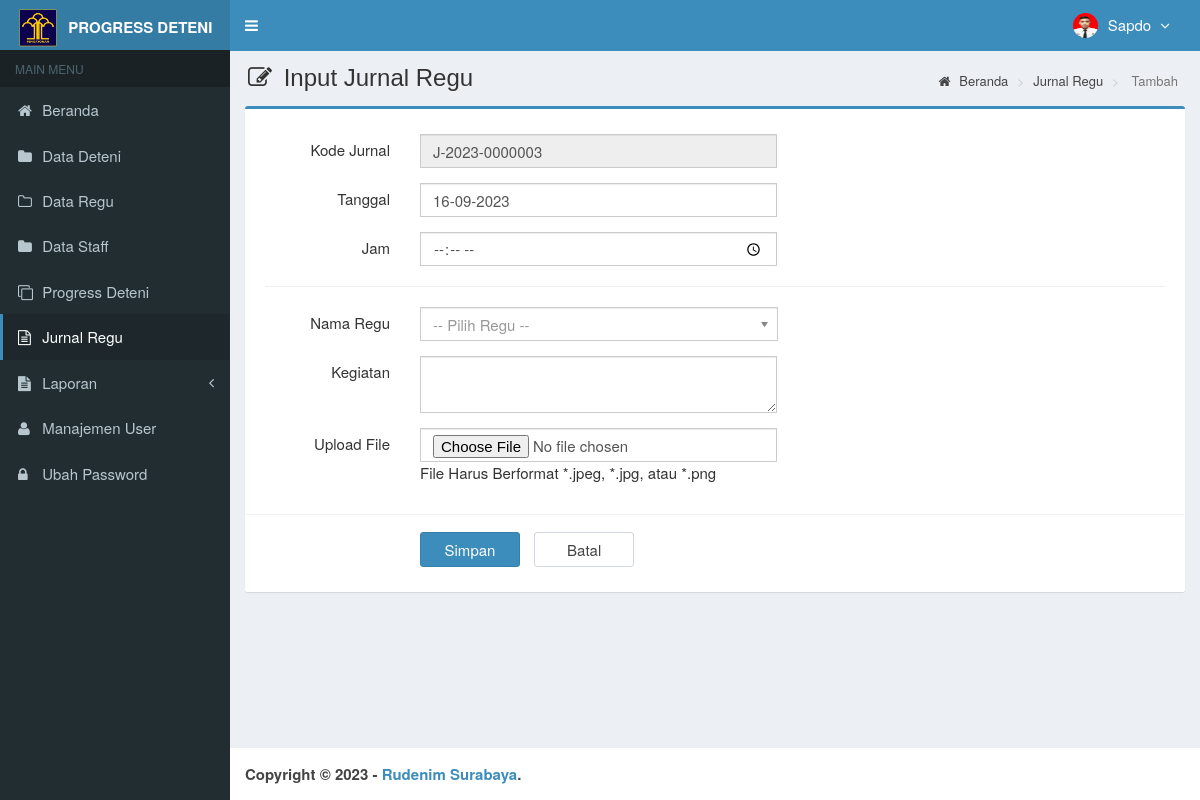
Screenshot of /main.php?module=form_kegiatan_regu&form=add (signed in) with the database file from the repository.
### tables this page shows
CREATE TABLE `is_users` (
  `id_user` int(3) NOT NULL,
  `username` varchar(50) NOT NULL,
  `nama_user` varchar(50) NOT NULL,
  `password` varchar(50) NOT NULL,
  `email` varchar(50) DEFAULT NULL,
  `telepon` varchar(13) DEFAULT NULL,
  `foto` varchar(100) DEFAULT NULL,
  `hak_akses` enum('Super Admin','Kepala','Staff') NOT NULL,
  `status` enum('aktif','blokir') NOT NULL DEFAULT 'aktif',
  `created_at` timestamp NOT NULL DEFAULT current_timestamp(),
  `updated_at` timestamp NOT NULL DEFAULT current_timestamp() ON UPDATE current_timestamp()
);

### modules/kegiatan-regu/form.php (the view, shortened to what this page needs)
<?php
if ($_GET['form'] == 'add') { ?>
  <section class="content-header">
    <h1>
      <i class="fa fa-edit icon-title"></i> Input Jurnal Regu
    </h1>
    <ol class="breadcrumb">
      <li><a href="?module=beranda"><i class="fa fa-home"></i> Beranda </a></li>
      <li><a href="?module=kegiatan_regu"> Jurnal Regu </a></li>
      <li class="active"> Tambah </li>
    </ol>
  </section>
  <section class="content">
    <div class="row">
      <div class="col-md-12">
        <div class="box box-primary">
          <form role="form" class="form-horizontal" action="modules/kegiatan-regu/proses.php?act=insert" method="POST" name="formObatMasuk" enctype="multipart/form-data">
            <div class="box-body">
              <?php
              $query_id = mysqli_query($mysqli, "SELECT RIGHT(kode_transaksi,7) as kode FROM is_regu_masuk
                                                ORDER BY kode_transaksi DESC LIMIT 1")
                or die('Ada kesalahan pada query tampil kode_transaksi : ' . mysqli_error($mysqli));
              $count = mysqli_num_rows($query_id);
              if ($count <> 0) {
                $data_id = mysqli_fetch_assoc($query_id);
                $kode    = $data_id['kode'] + 1;
              } else {
                $kode = 1;
              }
              $tahun          = date("Y");
              $buat_id        = str_pad($kode, 7, "0", STR_PAD_LEFT);
              $kode_transaksi = "J-$tahun-$buat_id";
              ?>
              <div class="form-group">
                <label class="col-sm-2 control-label">Kode Jurnal</label>
                <div class="col-sm-5">
                  <input type="text" class="form-control" name="kode_transaksi" value="<?php echo $kode_transaksi; ?>" readonly required>
                </div>
              </div>
              <div class="form-group">
                <label class="col-sm-2 control-label">Tanggal</label>
                <div class="col-sm-5">
                  <input type="text" class="form-control date-picker" data-date-format="dd-mm-yyyy" name="tanggal_masuk" autocomplete="off" value="<?php echo date("d-m-Y"); ?>" required>
                </div>
              </div>
              <div class="form-group">
                <label class="col-sm-2 control-label">Jam</label>
                <div class="col-sm-5">
                  <input type="time" class="form-control" name="jam_masuk" autocomplete="off" required>
                </div>
              </div>
              <hr>
              <div class="form-group">
                <label class="col-sm-2 control-label">Nama Regu</label>
                <div class="col-sm-5">
                </div>
              </div>
              <div class="form-group">
                <label class="col-sm-2 control-label">Kegiatan</label>
                <div class="col-sm-5">
                  <textarea class="form-control" id="kegiatan" name="kegiatan" autocomplete="off" required></textarea>
                </div>
              </div>
              <div class="form-group">
                <label class="col-sm-2 control-label">Upload File</label>
                <div class="col-sm-5">
                  <input type="file" class="form-control" id="data" name="data" autocomplete="off" required>
                  <label>File Harus Berformat *.jpeg, *.jpg, atau *.png </label>
                </div>
              </div>
            </div>
            <div class="box-footer">
              <div class="form-group">
                <div class="col-sm-offset-2 col-sm-10">
                  <input type="submit" class="btn btn-primary btn-submit" name="simpan" value="Simpan">
                  <a href="?module=kegiatan_regu" class="btn btn-default btn-reset">Batal</a>
                </div>
              </div>
            </div>
          </form>
        </div>
      </div>
    </div>
  </section>
<?php
}
?>

### top-menu.php (shortened to what this page needs)
<?php
require_once "config/database.php";
$query = mysqli_query($mysqli, "SELECT id_user, nama_user, foto, hak_akses FROM is_users WHERE id_user='$_SESSION[id_user]'")
  or die('Ada kesalahan pada query tampil Manajemen User: ' . mysqli_error($mysqli));
$data = mysqli_fetch_assoc($query);
?>
<li class="dropdown user user-menu">
  <a href="#" class="dropdown-toggle" data-toggle="dropdown">
    <?php
    if ($data['foto'] == "") { ?>
      <img src="images/user/user-default.png" class="user-image" alt="User Image" />
    <?php
    } else { ?>
      <img src="images/user/<?php echo $data['foto']; ?>" class="user-image" alt="User Image" />
    <?php
    }
    ?>
    <span class="hidden-xs"><?php echo $data['nama_user']; ?> <i style="margin-left:5px" class="fa fa-angle-down"></i></span>
  </a>
</li>

### assets/css/style.css (style rules this page uses)
.form-horizontal .control-label { margin-bottom: 0; padding-top: 5px; text-align: right; }
label { display: inline-block; font-size: 15px; font-weight: 400; margin-bottom: 5px; max-width: 100%; }
.form-control { background-color: #fff; background-image: none; border: 1px solid #ccc; border-radius: 4px; box-shadow: 0 1px 1px rgba(0, 0, 0, 0.075) inset; color: #555; display: block; font-size: 15px; height: 34px; line-height: 1.42857; padding: 6px 12px; transition: border-color 0.15s ease-in-out 0s, box-shadow 0.15s ease-in-out 0s; width: 100%; }
.btn-default { background-color: #fff; border-color: #d2d6de; color: #444; }
.content-header { padding: 15px 18px 0; position: relative; }
.content-header > .breadcrumb { background: transparent none repeat scroll 0 0; border-radius: 2px; float: right; font-size: 13px; margin-bottom: 0; margin-top: 0; padding: 7px 12px; position: absolute; right: 10px; top: 15px; }
.btn-submit { width: 100px; margin-top: 7px; margin-right: 10px; font-size: 15px; }
.btn-reset { width: 100px; margin-top: 7px; font-size: 15px; }
.icon-title { margin-right: 5px; }
body { background-color: #fff; color: #333; font-size: 15px; line-height: 1.42857; }

### rows the page displays
is_users: foto (picture), nama_user "Sapdo"
